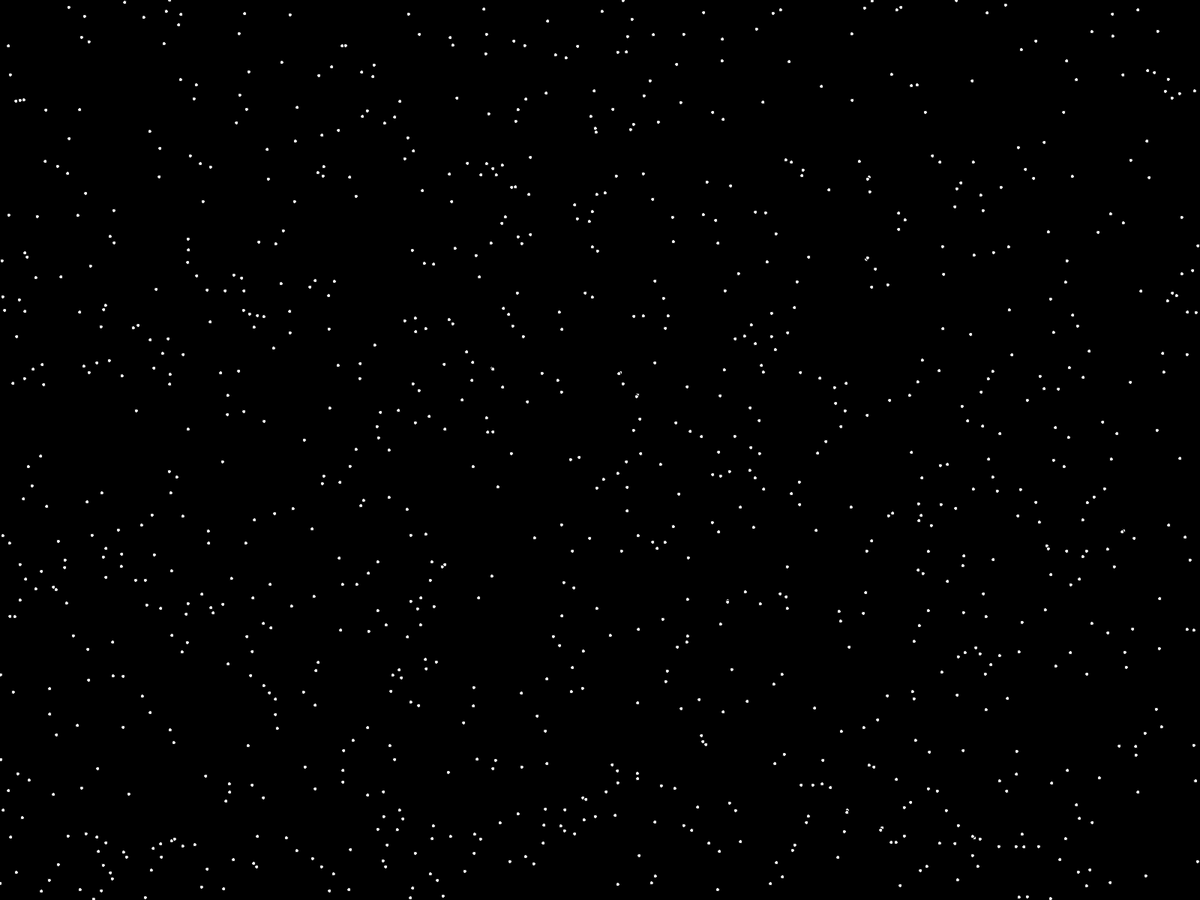
Frame 1 (no input)
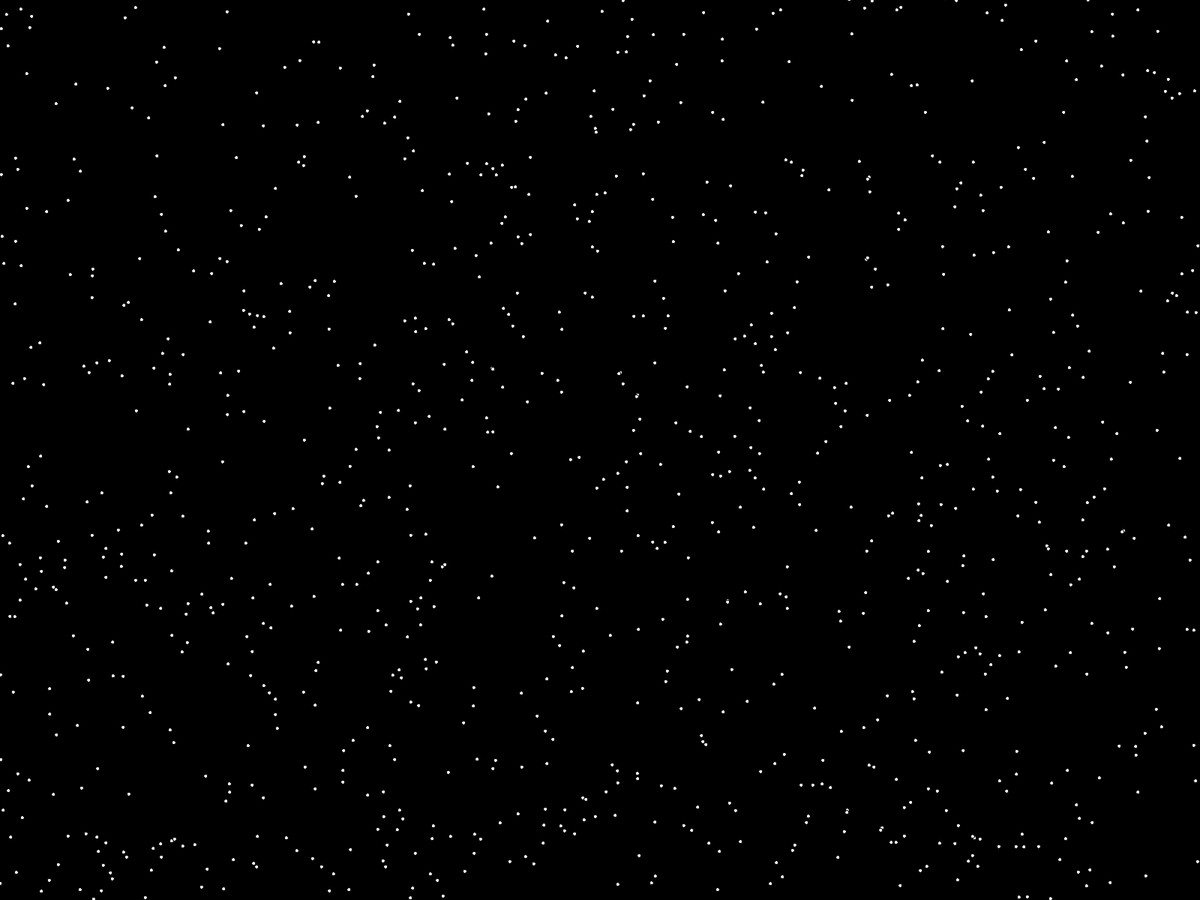
Frame 60 (the mouse pressed at the canvas centre just before this capture)
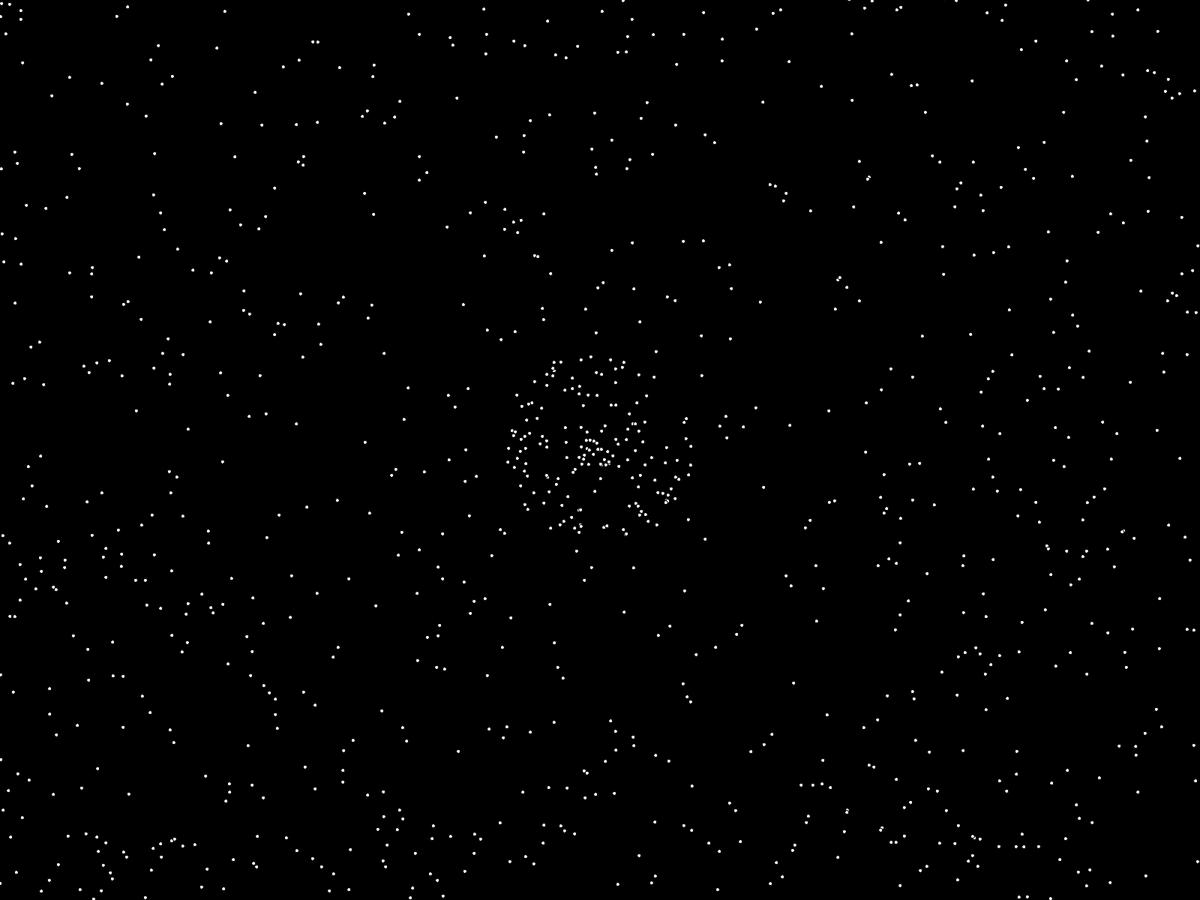
Frame 120 (the mouse held since frame 60 and released just before this capture)

The Processing sketch that drew these frames (run headless with seeded random() and noise(); from frame 60 on, the mouse is pressed at the canvas centre):

// Processing sketch: floor_Prototype_5
// ── floor_Prototype_5.pde
//Adopted from Daniel Shiffman https://www.youtube.com/watch?v=7eBLAgT0yUs
//Created by Miya Fordah
//Edited Nov 6th, 2019

Particle[] particle = new Particle[1000];
Boolean shake = false;
Boolean scatter = false;
Boolean blackHole = false;

void setup() {
  //size(1000, 1000);
  fullScreen();
  for (int i = 0; i < particle.length; i++) {
    particle[i] = new Particle((float)random(width), (float)random(height));
  }
}

void draw() {
  background(0);
  for (int i = 0; i < particle.length; i++) {
    if (shake) {
      particle[i].shake();
    }else if (scatter) {
      particle[i].scatter();
    }
    particle[i].update();
    particle[i].velocity();
    particle[i].display();
  }
}


void keyPressed() {
  if(key == '1'){
    scatter = true;
  }else if (key == '2'){
    shake = true;
  }else if( key == '3'){
    blackHole = true;
  }
}

void keyReleased() {
  scatter = false;
  shake = false;
  blackHole = false;
  
}

// ── Particle.pde
class Particle {
  PVector location;
  PVector velocity;
  PVector acceleration;
  float locX;
  float locY;
  float velocityLimit;
  float mouseDistance;
  int red = (int)random(200, 255);
  int green = (int)random(200, 255);
  int blue = (int)random(200, 255);

  Particle( float locX, float locY) {
    this.locX = locX;
    this.locY = locY;
    location = new PVector(locX, locY);
    velocity = new PVector(0, 0);
    acceleration = new PVector(0, 0);
  }

  void update() {
    velocity.add(acceleration);
    location.add(velocity);
    velocity.limit(velocityLimit);
  }

  void velocity() {
    PVector mouse = new PVector(mouseX, mouseY);
    PVector stop = new PVector(0, 0);
    mouse.sub(location);
    mouse.setMag(0.25);
    acceleration = mouse;
    mouseDistance = dist(mouseX, mouseY, location.x, location.y);
    if (blackHole) {
      acceleration = mouse;
      velocityLimit = 30;
    } else if (mouseDistance < 150) {
      acceleration = mouse;
      velocityLimit = 8;
    } else if (mouseDistance < 200) {
      acceleration = mouse;
      velocityLimit = 6;
    } else if (mouseDistance < 250) {
      acceleration = mouse;
      velocityLimit = 4;
    } else if (mouseDistance < 300) {
      acceleration = mouse;
      velocityLimit = 2;
    } else if (mouseDistance < 350) {
      acceleration = mouse;
      velocityLimit = 1.5;
    } else if (mouseDistance < 400) {
      acceleration = mouse;
      velocityLimit = 1;
    } else if (mouseDistance < 450) {
      acceleration = mouse;
      velocityLimit = .5;
    } else if (mouseDistance < 500) {
      acceleration = mouse;
      velocityLimit =.25;
    } else {
      acceleration = stop;
      velocityLimit = 0.0;
    }
  }

  void scatter() {
    acceleration = PVector.random2D();
    velocityLimit = 10;
  }

  void shake() {
    location.x += (int)random(-50, 50);
    location.y += (int)random(-50, 50);
  }

  void display() {
    if (location.x <= -10 || location.x >= width + 10) {
      location.x = random(0, width);
    }
    if (location.y <= -10 || location.y >= height + 10) {
      location.y = random(0, height);
    }

    fill(255);
    circle(location.x, location.y, 5);
  }
}
